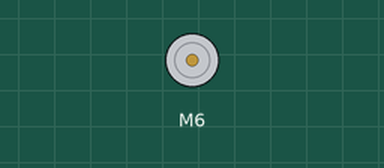
The sketch below on a simulated Arduino Uno, built with avr-gcc and run on an emulated ATmega328P. On the bench: DC motor (green arrow = forward, orange = backward, longer = faster). Random numbers use the default seed unless the sketch sets one; what the sketch prints to the serial monitor is not drawn.

Above: at 0.1 s.
Timing chart, 0 to 2.3 s (numbered marks = the images above):
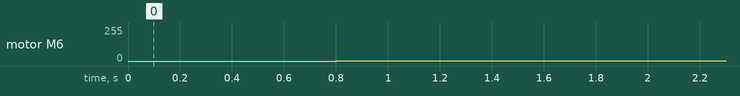

The sketch:

NeuralCancargo.ino
```cpp
#include <math.h>
#include <NewPing.h>
#include <BTS7960.h>
#include <Servo.h>
#define RPWM 5
#define LPWM 6
#define EN 7
#define servoPin 4
#define trigPin 10
#define echoPin 11
#define MAXD 400
const int obt = 60;
const int rdc = 10;
BTS7960 mainMotor(EN, LPWM, RPWM);
Servo myservo;
NewPing sonar(trigPin, echoPin, MAXD);
float duration, distance;
int iterations = 10;
int servoAngle = 90;
int turnDelay = 500;
int speed = 255;
const int PatternCount = 10;
const int InputNodes = 1;
const int HiddenNodes = 8;
const int OutputNodes = 2;
const float LearningRate = 0.3;
const float Momentum = 0.9;
const float InitialWeightMax = 0.5;
const float Success = 0.0004;

const double Input[PatternCount][InputNodes] = {
  { 28.45},
  { 26.26},
  { 19.74},
  { 15.07},
  { 4.58},
  { 3.69},
  { 6.16},
  { 3.07},
  { 27.97},
  { 25.78}
};

const int Target[PatternCount][OutputNodes] = {
  { 155, 100},
  { 105, 95},
  { 55, 100},
  { 5, 105},
  { 50, 90},
  { 100, 90},
  { 150, 90},
  { 200, 90},
  { 0, 95},
  { 50, 95}
};


int i, j, p, q, r;
int ReportEvery1000;
int RandomizedIndex[PatternCount];
long  TrainingCycle;
float Rando;
float Error;
float Accum;


float Hidden[HiddenNodes];
float Output[OutputNodes];
float HiddenWeights[InputNodes+1][HiddenNodes];
float OutputWeights[HiddenNodes+1][OutputNodes];
float HiddenDelta[HiddenNodes];
float OutputDelta[OutputNodes];
float ChangeHiddenWeights[InputNodes+1][HiddenNodes];
float ChangeOutputWeights[HiddenNodes+1][OutputNodes];

void setup(){
  Serial.begin(9600);
  randomSeed(analogRead(3));
  ReportEvery1000 = 1;
  for( p = 0 ; p < PatternCount ; p++ ) {
    RandomizedIndex[p] = p ;
  }
}

void loop (){


  for( i = 0 ; i < HiddenNodes ; i++ ) {
    for( j = 0 ; j <= InputNodes ; j++ ) {
      Rando = float(random(100))/100;
      HiddenWeights[j][i] = 2.0 * ( Rando - 0.5 ) * InitialWeightMax ;
    }
  }


  for( i = 0 ; i < OutputNodes ; i ++ ) {
    for( j = 0 ; j <= HiddenNodes ; j++ ) {
      ChangeOutputWeights[j][i] = 0.0 ;
      Rando = float(random(100))/100;
      OutputWeights[j][i] = 2.0 * ( Rando - 0.5 ) * InitialWeightMax ;
    }
  }
  toTerminal();


  for( TrainingCycle = 1 ; TrainingCycle < 2147483647 ; TrainingCycle++) {

    for( p = 0 ; p < PatternCount ; p++) {
      q = random(PatternCount);
      r = RandomizedIndex[p] ;
      RandomizedIndex[p] = RandomizedIndex[q] ;
      RandomizedIndex[q] = r ;
    }

    Error = 0.0 ;

    for( q = 0 ; q < PatternCount ; q++ ) {
      p = RandomizedIndex[q];
      for( i = 0 ; i < HiddenNodes ; i++ ) {
        Accum = HiddenWeights[InputNodes][i] ;
        for( j = 0 ; j < InputNodes ; j++ ) {
          Accum += Input[p][j] * HiddenWeights[j][i] ;
        }
        Hidden[i] = 1.0/(1.0 + exp(-Accum)) ;
      }
      for( i = 0 ; i < OutputNodes ; i++ ) {
        Accum = OutputWeights[HiddenNodes][i] ;
        for( j = 0 ; j < HiddenNodes ; j++ ) {
          Accum += Hidden[j] * OutputWeights[j][i] ;
        }
        Output[i] = 1.0/(1.0 + exp(-Accum)) ;
        OutputDelta[i] = (Target[p][i] - Output[i]) * Output[i] * (1.0 - Output[i]) ;
        Error += 0.5 * (Target[p][i] - Output[i]) * (Target[p][i] - Output[i]) ;
      }
      for( i = 0 ; i < HiddenNodes ; i++ ) {
        Accum = 0.0 ;
        for( j = 0 ; j < OutputNodes ; j++ ) {
          Accum += OutputWeights[i][j] * OutputDelta[j] ;
        }
        HiddenDelta[i] = Accum * Hidden[i] * (1.0 - Hidden[i]) ;
      }
      for( i = 0 ; i < HiddenNodes ; i++ ) {
        ChangeHiddenWeights[InputNodes][i] = LearningRate * HiddenDelta[i] + Momentum * ChangeHiddenWeights[InputNodes][i] ;
        HiddenWeights[InputNodes][i] += ChangeHiddenWeights[InputNodes][i] ;
        for( j = 0 ; j < InputNodes ; j++ ) {
          ChangeHiddenWeights[j][i] = LearningRate * Input[p][j] * HiddenDelta[i] + Momentum * ChangeHiddenWeights[j][i];
          HiddenWeights[j][i] += ChangeHiddenWeights[j][i] ;
        }
      }
      for( i = 0 ; i < OutputNodes ; i ++ ) {
        ChangeOutputWeights[HiddenNodes][i] = LearningRate * OutputDelta[i] + Momentum * ChangeOutputWeights[HiddenNodes][i] ;
        OutputWeights[HiddenNodes][i] += ChangeOutputWeights[HiddenNodes][i] ;
        for( j = 0 ; j < HiddenNodes ; j++ ) {
          ChangeOutputWeights[j][i] = LearningRate * Hidden[j] * OutputDelta[i] + Momentum * ChangeOutputWeights[j][i] ;
          OutputWeights[j][i] += ChangeOutputWeights[j][i] ;
        }
      }
    }
    ReportEvery1000 = ReportEvery1000 - 1;
    if (ReportEvery1000 == 0)
    {
      Serial.println();
      Serial.println();
      Serial.print ("TrainingCycle: ");
      Serial.print (TrainingCycle);
      Serial.print ("  Error = ");
      Serial.println (Error, 5);
      toTerminal();

      if (TrainingCycle==1)
      {
        ReportEvery1000 = 999;
      }
      else
      {
        ReportEvery1000 = 1000;
      }
    }

    if( Error < Success ) break ;
  }
  Serial.println ();
  Serial.println();
  Serial.print ("TrainingCycle: ");
  Serial.print (TrainingCycle);
  Serial.print ("  Error = ");
  Serial.println (Error, 5);

  toTerminal();

  Serial.println ();
  Serial.println ();
  Serial.println ("Training Set Solved! ");
  Serial.println ("--------");
  Serial.println ();
  Serial.println ();
  ReportEvery1000 = 1;
}

void toTerminal()
{
  for( p = 0 ; p < PatternCount ; p++ ) {
    Serial.println();
    Serial.print ("  Training Pattern: ");
    Serial.println (p);
    Serial.print ("  Input ");
    for( i = 0 ; i < InputNodes ; i++ ) {
      Serial.print (Input[p][i], DEC);
      Serial.print (" ");
    }
    Serial.print ("  Target ");
    for( i = 0 ; i < OutputNodes ; i++ ) {
      Serial.print (Target[p][i], DEC);
      Serial.print (" ");
    }
    for( i = 0 ; i < HiddenNodes ; i++ ) {
      Accum = HiddenWeights[InputNodes][i] ;
      for( j = 0 ; j < InputNodes ; j++ ) {
        Accum += Input[p][j] * HiddenWeights[j][i] ;
      }
      Hidden[i] = 1.0/(1.0 + exp(-Accum)) ;
    }
    for( i = 0 ; i < OutputNodes ; i++ ) {
      Accum = OutputWeights[HiddenNodes][i] ;
      for( j = 0 ; j < HiddenNodes ; j++ ) {
        Accum += Hidden[j] * OutputWeights[j][i] ;
      }
      Output[i] = 1.0/(1.0 + exp(-Accum)) ;
    }
    Serial.print ("  Output ");
    for( i = 0 ; i < OutputNodes ; i++ ) {
      mainMotor.TurnRight(Output[0]);
      myservo.write(Output[1]);
    }
  }
}
```

Measured:
- by itself, motor M6: stopped → forward 1/255 at 0.80 s
